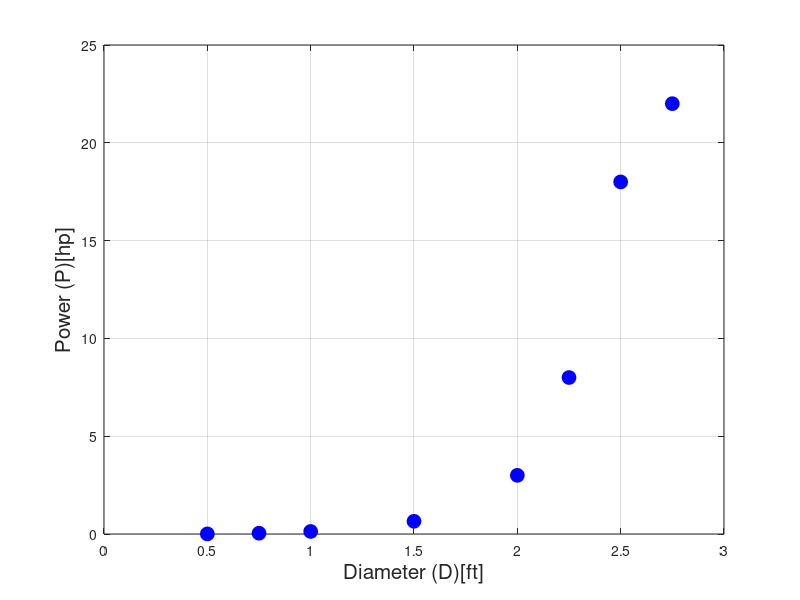

This chart was generated by the following MATLAB code:
%% Eddie Molina   ENGR 1300-009   NOV-30-16
% Problem Statement: Create proper plot of power versus the diameter
% assumeing the data are experimental.
clc; clear; close;
%% Proper plot
D = [0.5 0.75 1 1.5 2 2.25 2.5 2.75];    % Diameter [ft]
P = [.004 .04 .13 .65 3 8 18 22];        % Power [hp]
figure('color', 'w')
plot(D, P, 'ob', 'MarkerFaceColor', 'b', 'MarkerSize', 10)
axis([0 3 0 25])
xlabel('Diameter (D)[ft]', 'FontSize', 15)
ylabel('Power (P)[hp]', 'FontSize', 15)
grid on

